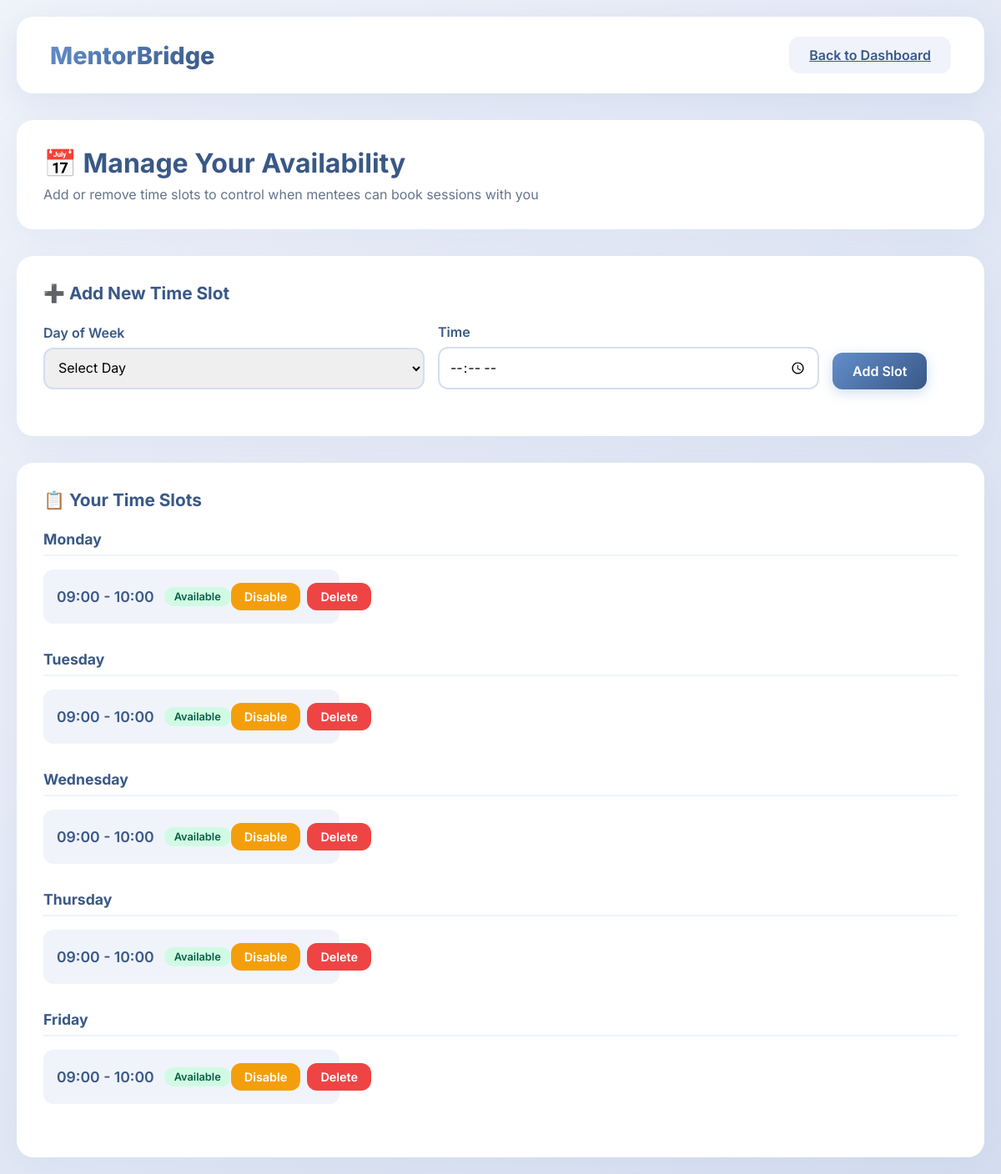
Page /manage-availability.php (signed in) on the committed database.
### tables this page shows
CREATE TABLE mentor_availability (
    id INT PRIMARY KEY AUTO_INCREMENT,
    mentor_id INT NOT NULL,
    day_of_week VARCHAR(20) NOT NULL,
    time_slot TIME NOT NULL,
    is_available BOOLEAN DEFAULT TRUE,
    created_at TIMESTAMP DEFAULT CURRENT_TIMESTAMP,
    FOREIGN KEY (mentor_id) REFERENCES mentor_profiles(id) ON DELETE CASCADE,
    UNIQUE KEY unique_slot (mentor_id, day_of_week, time_slot),
    INDEX idx_mentor (mentor_id),
    INDEX idx_available (is_available)
);

### manage-availability.php (the view, shortened to what this page needs)
<?php
$mysqli = getDB();
$user_id = getUserId();
$stmt = $mysqli->prepare("SELECT * FROM mentor_profiles WHERE user_id = ?");
$stmt->bind_param("i", $user_id);
$stmt->execute();
$result = $stmt->get_result();
$mentor = $result->fetch_assoc();
$stmt = $mysqli->prepare("
    SELECT id, day_of_week, TIME_FORMAT(time_slot, '%H:%i') as time_slot, is_available
    FROM mentor_availability
    WHERE mentor_id = ?
    ORDER BY FIELD(day_of_week, 'Monday', 'Tuesday', 'Wednesday', 'Thursday', 'Friday', 'Saturday', 'Sunday'), time_slot
");
$stmt->bind_param("i", $mentor['id']);
$stmt->execute();
$result = $stmt->get_result();
$slots = $result->fetch_all(MYSQLI_ASSOC);
$slots_by_day = [];
foreach ($slots as $slot) {
    $slots_by_day[$slot['day_of_week']][] = $slot;
}
?>
<!DOCTYPE html>
<html lang="en">
<head>
</head>
<body>
    <nav class="nav-bar">
        <div class="logo">MentorBridge</div>
        <a href="mentor-dashboard.php" class="btn btn-secondary">Back to Dashboard</a>
    </nav>
    <div class="container">
        <div class="header">
            <h1>📅 Manage Your Availability</h1>
            <p>Add or remove time slots to control when mentees can book sessions with you</p>
        </div>
        <div class="add-slot-form">
            <h2>➕ Add New Time Slot</h2>
            <form method="POST">
                <div class="form-row">
                    <div class="form-group">
                        <label>Day of Week</label>
                        <select name="day" required>
                            <option value="">Select Day</option>
                        </select>
                    </div>
                    <div class="form-group">
                        <label>Time</label>
                        <input type="time" name="time" required>
                    </div>
                    <div class="form-group">
                        <button type="submit" class="btn btn-primary">Add Slot</button>
                    </div>
                </div>
            </form>
        </div>
        <div class="slots-section">
            <h2>📋 Your Time Slots</h2>
            <?php if (empty($slots)): ?>
                <div class="no-slots">
                    <div class="no-slots-icon">🕐</div>
                    <p><strong>No time slots available</strong></p>
                    <p>Add your first time slot above to start accepting bookings</p>
                </div>
            <?php else: ?>
                <?php
                $all_days = ['Monday', 'Tuesday', 'Wednesday', 'Thursday', 'Friday', 'Saturday', 'Sunday'];
                foreach ($all_days as $day):
                    if (isset($slots_by_day[$day])):
                ?>
                    <div class="day-group">
                        <div class="day-header"><?php echo $day; ?></div>
                        <div class="slots-grid">
                            <?php foreach ($slots_by_day[$day] as $slot): ?>
                                <div class="slot-card <?php echo $slot['is_available'] ? '' : 'unavailable'; ?>">
                                    <div class="slot-info">
                                        <div class="slot-time">
                                            <?php
                                            $start = $slot['time_slot'];
                                            $end_hour = intval(substr($start, 0, 2)) + 1;
                                            $end = str_pad($end_hour, 2, '0', STR_PAD_LEFT) . substr($start, 2);
                                            echo $start . ' - ' . $end;
                                            ?>
                                        </div>
                                        <span class="slot-status <?php echo $slot['is_available'] ? 'status-available' : 'status-booked'; ?>">
                                            <?php echo $slot['is_available'] ? 'Available' : 'Booked'; ?>
                                        </span>
                                    </div>
                                    <div class="slot-actions">
                                        <form method="POST" style="display: inline;">
                                            <button type="submit" class="btn btn-toggle" title="Toggle availability">
                                                <?php echo $slot['is_available'] ? 'Disable' : 'Enable'; ?>
                                            </button>
                                        </form>
                                        <form method="POST" style="display: inline;" onsubmit="return confirm('Delete this time slot?')">
                                            <button type="submit" class="btn btn-danger">Delete</button>
                                        </form>
                                    </div>
                                </div>
                            <?php endforeach; ?>
                        </div>
                    </div>
                <?php
                    endif;
                endforeach;
                ?>
            <?php endif; ?>
        </div>
    </div>
</body>
</html>

### manage-availability.php (style rules this page uses)
:root { --color-primary: #638ECB; --color-primary-dark: #395886; --color-primary-light: #8AAEE0; --color-bg-light: #F0F3FA; --color-bg-lighter: #D5DEEF; }
* { margin: 0; padding: 0; box-sizing: border-box; }
body { font-family: 'Inter', sans-serif; background: linear-gradient(135deg, var(--color-bg-light) 0%, var(--color-bg-lighter) 100%); min-height: 100vh; padding: 20px; color: #1e293b; }
.nav-bar { background: white; padding: 1.5rem 2.5rem; border-radius: 20px; display: flex; justify-content: space-between; align-items: center; margin-bottom: 2rem; box-shadow: 0 10px 40px rgba(99, 142, 203, 0.15); }
.logo { font-size: 1.8rem; font-weight: 800; background: linear-gradient(135deg, var(--color-primary), var(--color-primary-dark)); -webkit-background-clip: text; -webkit-text-fill-color: transparent; }
.container { max-width: 1200px; margin: 0 auto; }
.header { background: white; padding: 2rem; border-radius: 20px; margin-bottom: 2rem; box-shadow: 0 10px 40px rgba(99, 142, 203, 0.08); }
.header h1 { color: var(--color-primary-dark); margin-bottom: 0.5rem; font-size: 2rem; }
.header p { color: #64748b; }
.add-slot-form { background: white; padding: 2rem; border-radius: 20px; margin-bottom: 2rem; box-shadow: 0 10px 40px rgba(99, 142, 203, 0.08); }
.add-slot-form h2 { color: var(--color-primary-dark); margin-bottom: 1.5rem; font-size: 1.3rem; }
.form-group { margin-bottom: 1.5rem; }
.form-group label { display: block; margin-bottom: 0.5rem; color: var(--color-primary-dark); font-weight: 600; }
.form-row { display: grid; grid-template-columns: 1fr 1fr 150px; gap: 1rem; align-items: end; }
select, input { width: 100%; padding: 0.75rem; border: 2px solid var(--color-bg-lighter); border-radius: 12px; font-family: 'Inter', sans-serif; font-size: 1rem; transition: all 0.3s ease; }
.btn { padding: 0.75rem 1.5rem; border: none; border-radius: 12px; cursor: pointer; font-weight: 600; transition: all 0.3s ease; font-family: 'Inter', sans-serif; font-size: 1rem; }
.btn-primary { background: linear-gradient(135deg, var(--color-primary), var(--color-primary-dark)); color: white; box-shadow: 0 4px 15px rgba(99, 142, 203, 0.3); }
.btn-secondary { background: var(--color-bg-light); color: var(--color-primary-dark); }
.btn-danger { background: #ef4444; color: white; padding: 0.5rem 1rem; font-size: 0.9rem; }
.btn-toggle { background: #f59e0b; color: white; padding: 0.5rem 1rem; font-size: 0.9rem; }
.slots-section { background: white; padding: 2rem; border-radius: 20px; box-shadow: 0 10px 40px rgba(99, 142, 203, 0.08); }
.slots-section h2 { color: var(--color-primary-dark); margin-bottom: 1.5rem; font-size: 1.3rem; }
.day-group { margin-bottom: 2rem; }
.day-header { font-weight: 700; color: var(--color-primary-dark); font-size: 1.1rem; margin-bottom: 1rem; padding-bottom: 0.5rem; border-bottom: 2px solid var(--color-bg-light); }
.slots-grid { display: grid; grid-template-columns: repeat(auto-fill, minmax(300px, 1fr)); gap: 1rem; }
.slot-card { background: var(--color-bg-light); padding: 1rem; border-radius: 12px; display: flex; justify-content: space-between; align-items: center; transition: all 0.3s ease; }
.slot-info { display: flex; align-items: center; gap: 0.75rem; }
.slot-time { font-size: 1.1rem; font-weight: 600; color: var(--color-primary-dark); white-space: nowrap; }
.slot-status { padding: 0.25rem 0.75rem; border-radius: 20px; font-size: 0.8rem; font-weight: 600; }
.status-available { background: #d1fae5; color: #065f46; }
.slot-actions { display: flex; gap: 0.5rem; }

### rows in the picture
mentor_availability: start "09:00", end "10:00", is_available "Available"
mentor_availability: start "09:00", end "10:00", is_available "Available"
mentor_availability: start "09:00", end "10:00", is_available "Available"
mentor_availability: start "09:00", end "10:00", is_available "Available"
mentor_availability: start "09:00", end "10:00", is_available "Available"

### other values in the picture
$day "Monday"
$day "Tuesday"
$day "Wednesday"
$day "Thursday"
$day "Friday"
